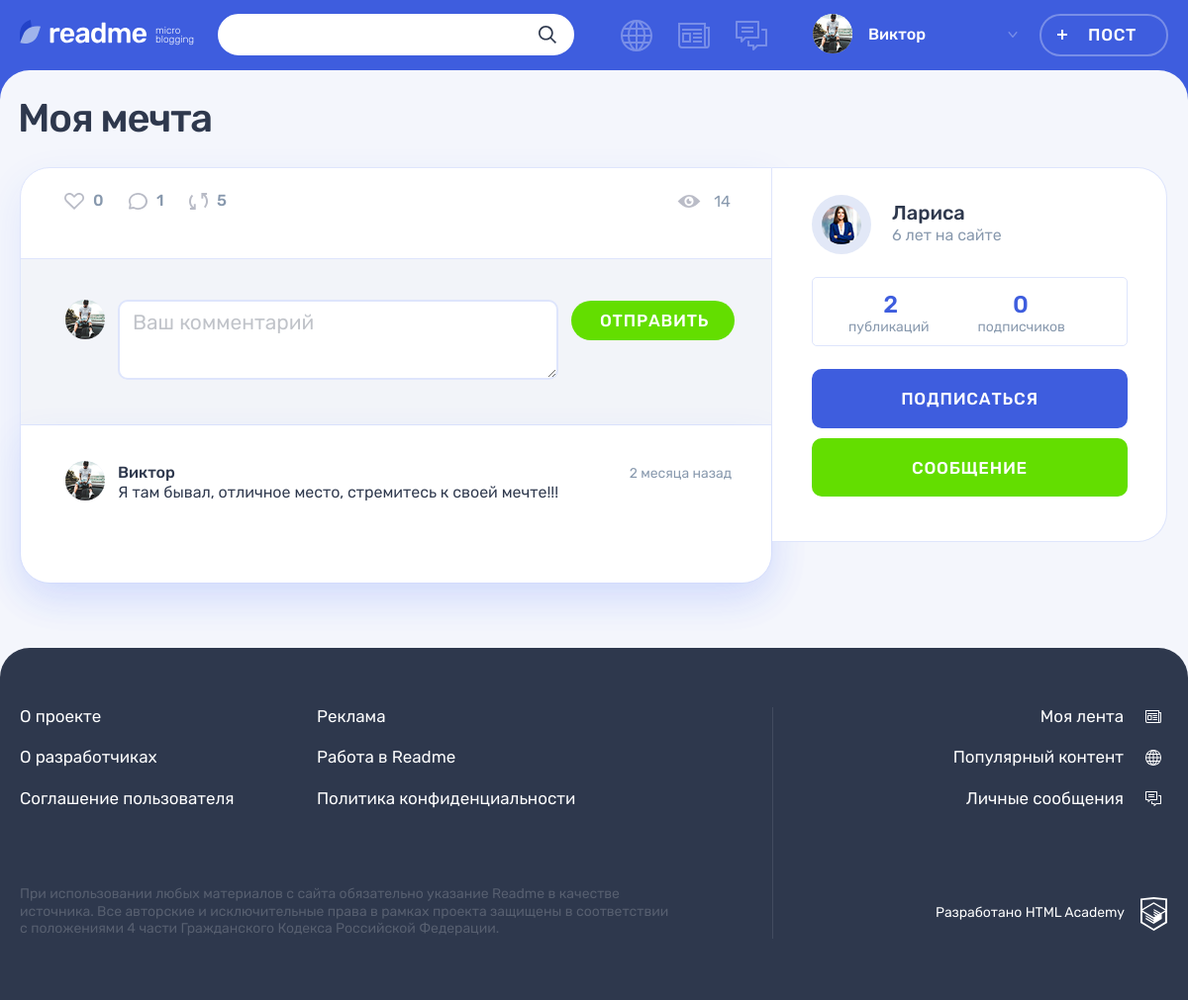
Page /post.php?post_id=5 (signed in) on the earlier database version.
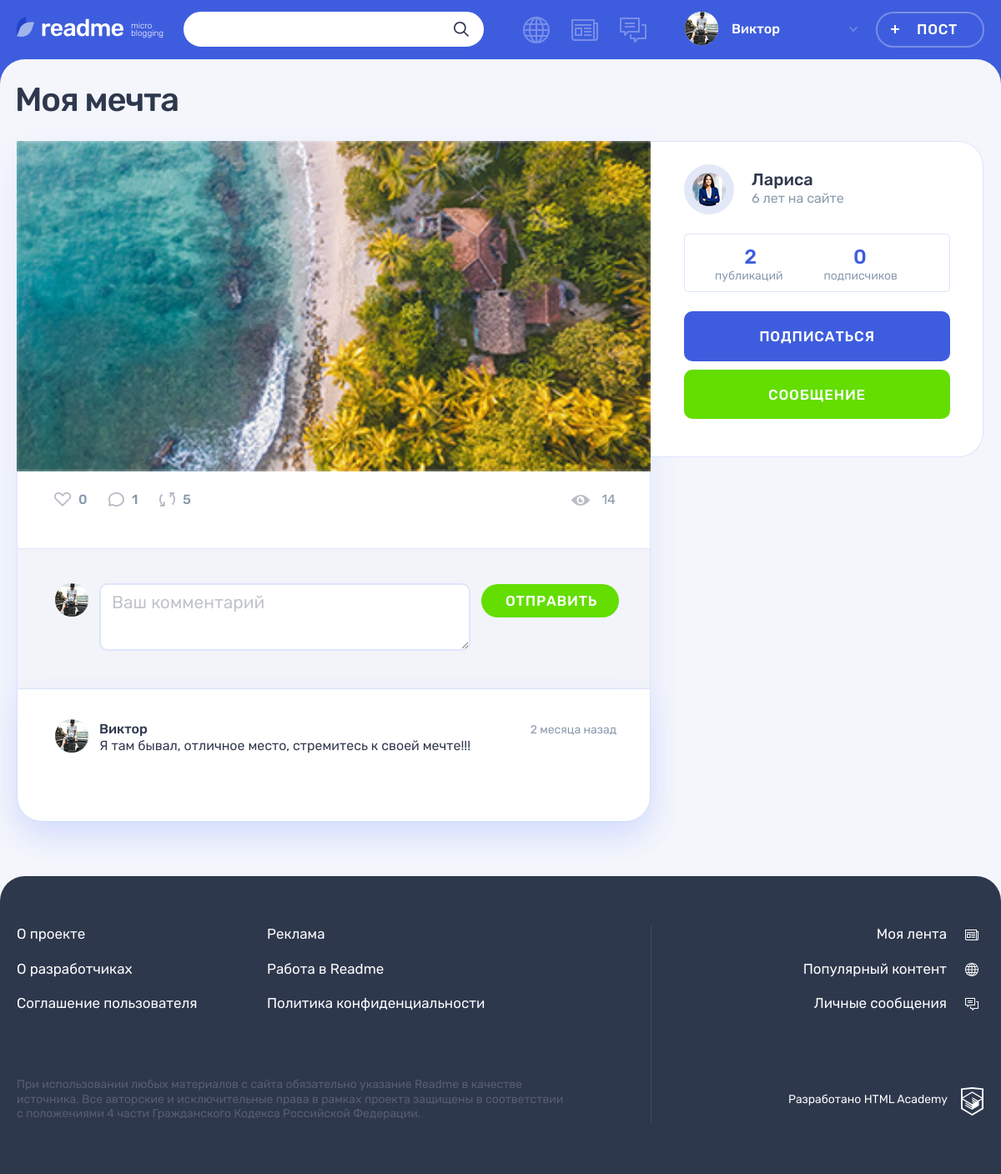
Same page on the later database version.
### tables this page shows
CREATE TABLE posts
(
  id          INT AUTO_INCREMENT PRIMARY KEY,
  created_at  DATETIME     NOT NULL,
  title       VARCHAR(200) NOT NULL,
  content     VARCHAR(1000),
  author      VARCHAR(128),
  picture_url VARCHAR(1000),
  video_url   VARCHAR(1000),
  website     VARCHAR(1000),
  preview     VARCHAR(1000),
  views_count INT UNSIGNED DEFAULT 0,
  user_id     INT          NOT NULL,
  type_id     INT          NOT NULL,
  FOREIGN KEY (user_id) REFERENCES users (id),
  FOREIGN KEY (type_id) REFERENCES content_types (id)
);

### helpers.php (called while the page is built, shortened)
<?php
function get_noun_plural_form(int $number, string $one, string $two, string $many): string
{
    $number = (int)$number;
    $mod10 = $number % 10;
    $mod100 = $number % 100;
    switch (true) {
        case ($mod10 > 5):
            return $many;
        case ($mod10 >= 2 && $mod10 <= 4):
            return $two;
    }
}
function include_template($name, array $data = [])
{
    $name = 'templates/' . $name;
    $result = '';
    if (!is_readable($name)) {
        return $result;
    }
    extract($data);
    require $name;
    $result = ob_get_clean();
    return $result;
}

### database/posts.php (called while the page is built, shortened)
<?php
function fetchPostTypes($connect): array
{
    $query = "SELECT id, name, icon_class from content_types";
    return fetchData(prepareResult($connect, $query));
}
function fetchPostById($connect, $post_id): array
{
    $query = "SELECT
        posts.created_at as created_date,
        posts.id,
        title,
        posts.content,
        author,
        users.login,
        type_id,
        views_count,
        users.avatar_path,
        posts.user_id,
        COUNT(DISTINCT(l.id)) AS likes_count,
        COUNT(DISTINCT(pc.id)) AS comments_count
    FROM posts
        INNER JOIN users
            ON user_id = users.id
        LEFT JOIN likes l
            ON posts.id = l.post_id
        LEFT JOIN post_comments pc
            ON posts.id = pc.post_id
    WHERE posts.id = ?
    GROUP BY
        posts.created_at,
        posts.id,
        title,
        posts.content,
        author,
        users.login,
        type_id,
        views_count,
        users.avatar_path,
        posts.user_id";
    return fetchAssocData(prepareResult($connect, $query, "i", [$post_id]));
}

### database/helpers.php (called while the page is built, shortened)
<?php
function fetchData($result): array
{
    return mysqli_fetch_all($result, MYSQLI_ASSOC);
}
function fetchAssocData($result): array
{
    $result = mysqli_fetch_assoc($result);
    return $result ?? [];
}
function prepareResult($connect, $query, $types = "", $params = []): mysqli_result {
    $stmt = mysqli_prepare($connect, $query);
    if ($types !== "") {
        $result = mysqli_stmt_bind_param($stmt, $types, ...$params);
    }
    $result = mysqli_stmt_execute($stmt);
    $result = mysqli_stmt_get_result($stmt);
    return $result;
}

### functions.php (called while the page is built, shortened)
<?php
function getTimeAgo(DateTime $created_date,  string $additional_text = "назад"): string
{
    $current_date = date_create();
    $diff = date_diff($current_date, $created_date);
    if ($diff->y > 0) {
        $date_count = $diff->y;
        $format = ['год', 'года', 'лет'];
    } elseif ($diff->days > 35) {
        $date_count = $diff->m;
        $format = ['месяц', 'месяца', 'месяцев'];
    } elseif ($diff->days > 7) {
        $date_count = ceil($diff->days / 7);
        $format = ['неделя', 'недели', 'недель'];
    } elseif ($diff->d > 0) {
        $date_count = $diff->d;
        $format = ['день', 'дня', 'дней'];
    } elseif ($diff->h > 0) {
        $date_count = $diff->h;
        $format = ['час', 'часа', 'часов'];
    } else {
        $date_count = $diff->i;
        $format = ['минута', 'минуты', 'минут'];
    }
    $dateType = get_noun_plural_form($date_count, ...$format);
    return $date_count . " " . $dateType . " " . $additional_text;
}
function normalizePost(array $post, array $post_types, array $user_likes): array {
    $created_date = date_create($post["created_date"]);
    $type_key = array_search((string) $post["type_id"], array_column($post_types, "id"), true);
    return [
        "id" => (string) $post["id"],
        "title" => $post["title"],
        "contain" => $post["content"],
        "author" => $post["author"],
        "user_id" => $post["user_id"],
        "user_name" => $post["login"],
        "avatar" => $post["avatar_path"],
        "views_count" => $post["views_count"],
        "comments_count" => $post["comments_count"],
        "created_date" => $post["created_date"],
        "type" => "post-" . $post_types[$type_key]["icon_class"],
        "time_ago" => getTimeAgo($created_date),
        "date_title" => date_format($created_date, "d.m.Y H:i"),
        "likes_count" => $post["likes_count"],
        "is_liked" => in_array($post["id"], array_column($user_likes, "post_id"), true),
    ];
}
function normalizePostTypes(array $post_types): array
{
    $result = [];
    foreach ($post_types as $post_type) {
        $result[] = [
            "id" => (string) $post_type["id"],
            "name" => $post_type["name"],
            "icon_class" => $post_type["icon_class"],
        ];
    }
    return $result;
}
function getUserAuthentication(): array {
    return $_SESSION['user'] ?? [];
}

### database/likes.php (called while the page is built, shortened)
<?php
function getUserLikes($connect, $user_id): array
{
    $query = "SELECT
       id,
       post_id,
       like_at
    FROM likes
    WHERE user_id = ?";
    return fetchData(prepareResult($connect, $query,"i" , [$user_id]));
}

### templates/post.php (the view, shortened to what the changed rows need)
<div class="container">
    <h1 class="page__title page__title--publication"><?= htmlspecialchars($post['title']) ?></h1>
    <section class="post-details">
        <div class="post-details__wrapper <?= $post["type"] ?>">
            <div class="post-details__main-block post post--details">
                <?php
                    $template_post = include_template("/parts/post/" . $post["type"] . ".php", [
                        "id" => $post["id"],
                        "title" => $post["title"],
                        "content" => $post["contain"],
                        "author" => $post["author"],
                        "is_details" => true,
                        "show_title" => false,
                        "is_video_control" => false,
                    ]);
                    print($template_post);
                ?>
                <div class="post__indicators">
                    <?php
                        $template_indicators = include_template("/parts/post/indicators.php", [
                            "post" => $post,
                        ]);
                        print($template_indicators);
                    ?>
                    <span class="post__view"><?= htmlspecialchars($post["views_count"]) ?></span>
                </div>
            </div>
        </div>
    </section>
</div>

### templates/parts/post/post-photo.php (shortened to what the changed rows need)
<div class="post__main">
    <div class="post-photo__image-wrapper <?= $is_details ? "post-details__image-wrapper" : "" ?>">
        <img src="<?= htmlspecialchars($content) ?>" alt="<?= htmlspecialchars($title) ?>" width="760" height="507">
    </div>
</div>

Differences in the rows shown:
changed posts "Моя мечта": content: picture added
